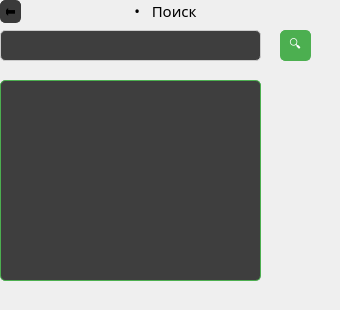
    <widget class="QWidget" name="page">
     <widget class="QWidget" name="widget" native="true">
      <property name="geometry">
       <rect>
        <x>0</x>
        <y>0</y>
        <width>331</width>
        <height>301</height>
       </rect>
      </property>
      <property name="styleSheet">
       <string notr="true">QListWidget {
    background-color: #3E3E3E;
    color: white;
    border: 1px solid #4CAF50;
    border-radius: 5px;
}</string>
      </property>
      <widget class="QPushButton" name="search_btn">
       <property name="geometry">
        <rect>
         <x>280</x>
         <y>30</y>
         <width>31</width>
         <height>31</height>
        </rect>
       </property>
       <property name="styleSheet">
        <string notr="true">QPushButton {
    background-color: #4CAF50;
    color: white;
    border: 1px solid #4CAF50;
    border-radius: 5px;
    padding: 5px;
}

QPushButton:hover {
    background-color: #66BB6A;
}

QPushButton:pressed {
    background-color: #388E3C;
}</string>
       </property>
       <property name="text">
        <string>🔍</string>
       </property>
      </widget>
      <widget class="QLineEdit" name="search_line">
       <property name="geometry">
        <rect>
         <x>0</x>
         <y>30</y>
         <width>261</width>
         <height>31</height>
        </rect>
       </property>
       <property name="styleSheet">
        <string notr="true">QLineEdit {
    border: 1px solid #ccc;
    border-radius: 5px;
    padding: 5px;
    background-color: #3E3E3E;
    color: white;
}</string>
       </property>
      </widget>
      <widget class="QListWidget" name="search_list">
       <property name="geometry">
        <rect>
         <x>0</x>
         <y>80</y>
         <width>261</width>
         <height>201</height>
        </rect>
       </property>
       <property name="font">
        <font>
         <family>Metropolis Semi Bold</family>
         <weight>75</weight>
         <bold>true</bold>
        </font>
       </property>
      </widget>
      <widget class="QPushButton" name="backbtn_search">
       <property name="geometry">
        <rect>
         <x>0</x>
         <y>0</y>
         <width>21</width>
         <height>23</height>
        </rect>
       </property>
       <property name="styleSheet">
        <string notr="true">    QPushButton {
		background-color: rgb(58, 58, 58);
        border: 2px solid green; /* зелена обводка */
        color: #000; /* чорний колір тексту */
        padding: 10px 20px;
        font-size: 16px;
    border: 1px solid  rgb(58, 58, 58);
    border-radius: 5px;
    padding: 5px;
    }
QPushButton:hover {
    background-color: #66BB6A;
}

QPushButton:pressed {
    background-color: #388E3C;
}</string>
       </property>
       <property name="text">
        <string>⬅️</string>
       </property>
      </widget>
      <widget class="QLabel" name="search_label">
       <property name="geometry">
        <rect>
         <x>30</x>
         <y>0</y>
         <width>271</width>
         <height>21</height>
        </rect>
       </property>
       <property name="font">
        <font>
         <family>Segoe MDL2 Assets</family>
         <pointsize>11</pointsize>
        </font>
       </property>
       <property name="text">
        <string>•   Поиск</string>
       </property>
       <property name="alignment">
        <set>Qt::AlignCenter</set>
       </property>
      </widget>
     </widget>
    </widget>
